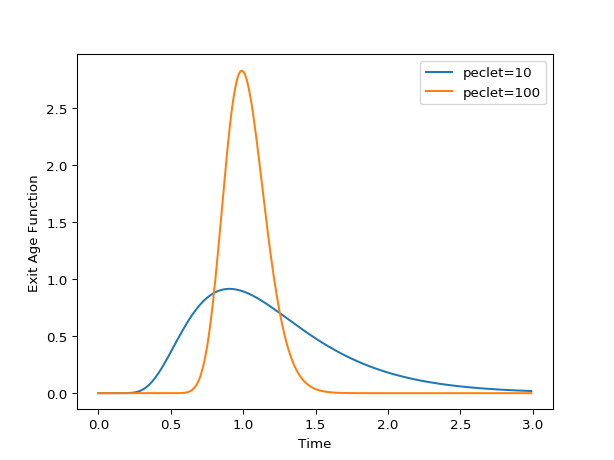

Write the Python code that produced this figure.
import matplotlib.pyplot as plt
import rtdpy
for pe in [10, 100]:
    a = rtdpy.AD_oo(tau=1, peclet=pe, dt=.01, time_end=3)
    plt.plot(a.time, a.exitage, label=f"peclet={pe}")
plt.xlabel('Time')
plt.ylabel('Exit Age Function')
plt.legend()
plt.show()
